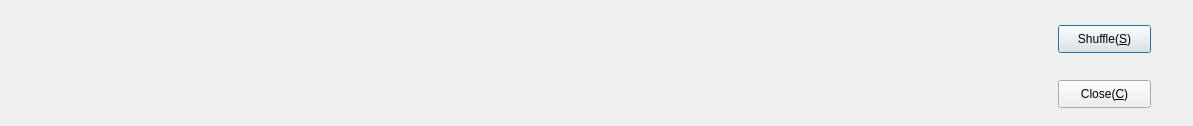
<?xml version="1.0" encoding="UTF-8"?>
<ui version="4.0">
 <class>MainLayout</class>
 <widget class="QDialog" name="MainLayout">
  <property name="geometry">
   <rect>
    <x>0</x>
    <y>0</y>
    <width>1193</width>
    <height>126</height>
   </rect>
  </property>
  <property name="minimumSize">
   <size>
    <width>1193</width>
    <height>126</height>
   </size>
  </property>
  <property name="maximumSize">
   <size>
    <width>1193</width>
    <height>126</height>
   </size>
  </property>
  <property name="windowTitle">
   <string>MahjongQT</string>
  </property>
  <layout class="QGridLayout" name="gridLayout">
   <item row="0" column="0" rowspan="2">
    <layout class="QHBoxLayout" name="MahjongLayout">
     <property name="leftMargin">
      <number>7</number>
     </property>
     <property name="topMargin">
      <number>7</number>
     </property>
     <property name="rightMargin">
      <number>7</number>
     </property>
     <property name="bottomMargin">
      <number>7</number>
     </property>
     <item>
      <widget class="QLabel" name="Mahjong_1">
       <property name="minimumSize">
        <size>
         <width>69</width>
         <height>90</height>
        </size>
       </property>
       <property name="maximumSize">
        <size>
         <width>69</width>
         <height>90</height>
        </size>
       </property>
       <property name="text">
        <string/>
       </property>
       <property name="scaledContents">
        <bool>true</bool>
       </property>
      </widget>
     </item>
     <item>
      <widget class="QLabel" name="Mahjong_2">
       <property name="minimumSize">
        <size>
         <width>69</width>
         <height>90</height>
        </size>
       </property>
       <property name="maximumSize">
        <size>
         <width>69</width>
         <height>90</height>
        </size>
       </property>
       <property name="text">
        <string/>
       </property>
       <property name="scaledContents">
        <bool>true</bool>
       </property>
      </widget>
     </item>
     <item>
      <widget class="QLabel" name="Mahjong_3">
       <property name="minimumSize">
        <size>
         <width>69</width>
         <height>90</height>
        </size>
       </property>
       <property name="maximumSize">
        <size>
         <width>69</width>
         <height>90</height>
        </size>
       </property>
       <property name="text">
        <string/>
       </property>
       <property name="scaledContents">
        <bool>true</bool>
       </property>
      </widget>
     </item>
     <item>
      <widget class="QLabel" name="Mahjong_4">
       <property name="minimumSize">
        <size>
         <width>69</width>
         <height>90</height>
        </size>
       </property>
       <property name="maximumSize">
        <size>
         <width>69</width>
         <height>90</height>
        </size>
       </property>
       <property name="text">
        <string/>
       </property>
       <property name="scaledContents">
        <bool>true</bool>
       </property>
      </widget>
     </item>
     <item>
      <widget class="QLabel" name="Mahjong_5">
       <property name="minimumSize">
        <size>
         <width>69</width>
         <height>90</height>
        </size>
       </property>
       <property name="maximumSize">
        <size>
         <width>69</width>
         <height>90</height>
        </size>
       </property>
       <property name="text">
        <string/>
       </property>
       <property name="scaledContents">
        <bool>true</bool>
       </property>
      </widget>
     </item>
     <item>
      <widget class="QLabel" name="Mahjong_6">
       <property name="minimumSize">
        <size>
         <width>69</width>
         <height>90</height>
        </size>
       </property>
       <property name="maximumSize">
        <size>
         <width>69</width>
         <height>90</height>
        </size>
       </property>
       <property name="text">
        <string/>
       </property>
       <property name="scaledContents">
        <bool>true</bool>
       </property>
      </widget>
     </item>
     <item>
      <widget class="QLabel" name="Mahjong_7">
       <property name="minimumSize">
        <size>
         <width>69</width>
         <height>90</height>
        </size>
       </property>
       <property name="maximumSize">
        <size>
         <width>69</width>
         <height>90</height>
        </size>
       </property>
       <property name="text">
        <string/>
       </property>
       <property name="scaledContents">
        <bool>true</bool>
       </property>
      </widget>
     </item>
     <item>
      <widget class="QLabel" name="Mahjong_8">
       <property name="minimumSize">
        <size>
         <width>69</width>
         <height>90</height>
        </size>
       </property>
       <property name="maximumSize">
        <size>
         <width>69</width>
         <height>90</height>
        </size>
       </property>
       <property name="text">
        <string/>
       </property>
       <property name="scaledContents">
        <bool>true</bool>
       </property>
      </widget>
     </item>
     <item>
      <widget class="QLabel" name="Mahjong_9">
       <property name="minimumSize">
        <size>
         <width>69</width>
         <height>90</height>
        </size>
       </property>
       <property name="maximumSize">
        <size>
         <width>69</width>
         <height>90</height>
        </size>
       </property>
       <property name="text">
        <string/>
       </property>
       <property name="scaledContents">
        <bool>true</bool>
       </property>
      </widget>
     </item>
     <item>
      <widget class="QLabel" name="Mahjong_10">
       <property name="minimumSize">
        <size>
         <width>69</width>
         <height>90</height>
        </size>
       </property>
       <property name="maximumSize">
        <size>
         <width>69</width>
         <height>90</height>
        </size>
       </property>
       <property name="text">
        <string/>
       </property>
       <property name="scaledContents">
        <bool>true</bool>
       </property>
      </widget>
     </item>
     <item>
      <widget class="QLabel" name="Mahjong_11">
       <property name="minimumSize">
        <size>
         <width>69</width>
         <height>90</height>
        </size>
       </property>
       <property name="maximumSize">
        <size>
         <width>69</width>
         <height>90</height>
        </size>
       </property>
       <property name="text">
        <string/>
       </property>
       <property name="scaledContents">
        <bool>true</bool>
       </property>
      </widget>
     </item>
     <item>
      <widget class="QLabel" name="Mahjong_12">
       <property name="minimumSize">
        <size>
         <width>69</width>
         <height>90</height>
        </size>
       </property>
       <property name="maximumSize">
        <size>
         <width>69</width>
         <height>90</height>
        </size>
       </property>
       <property name="text">
        <string/>
       </property>
       <property name="scaledContents">
        <bool>true</bool>
       </property>
      </widget>
     </item>
     <item>
      <widget class="QLabel" name="Mahjong_13">
       <property name="minimumSize">
        <size>
         <width>69</width>
         <height>90</height>
        </size>
       </property>
       <property name="maximumSize">
        <size>
         <width>69</width>
         <height>90</height>
        </size>
       </property>
       <property name="text">
        <string/>
       </property>
       <property name="scaledContents">
        <bool>true</bool>
       </property>
      </widget>
     </item>
    </layout>
   </item>
   <item row="0" column="1">
    <widget class="QPushButton" name="btnShuffle">
     <property name="minimumSize">
      <size>
       <width>93</width>
       <height>28</height>
      </size>
     </property>
     <property name="maximumSize">
      <size>
       <width>93</width>
       <height>28</height>
      </size>
     </property>
     <property name="text">
      <string>Shuffle(&amp;S)</string>
     </property>
    </widget>
   </item>
   <item row="1" column="1">
    <widget class="QPushButton" name="btnClose">
     <property name="minimumSize">
      <size>
       <width>93</width>
       <height>28</height>
      </size>
     </property>
     <property name="maximumSize">
      <size>
       <width>93</width>
       <height>28</height>
      </size>
     </property>
     <property name="text">
      <string>Close(&amp;C)</string>
     </property>
    </widget>
   </item>
  </layout>
 </widget>
 <layoutdefault spacing="6" margin="11"/>
 <resources>
  <include location="MahjongQT.qrc"/>
 </resources>
 <connections/>
</ui>
